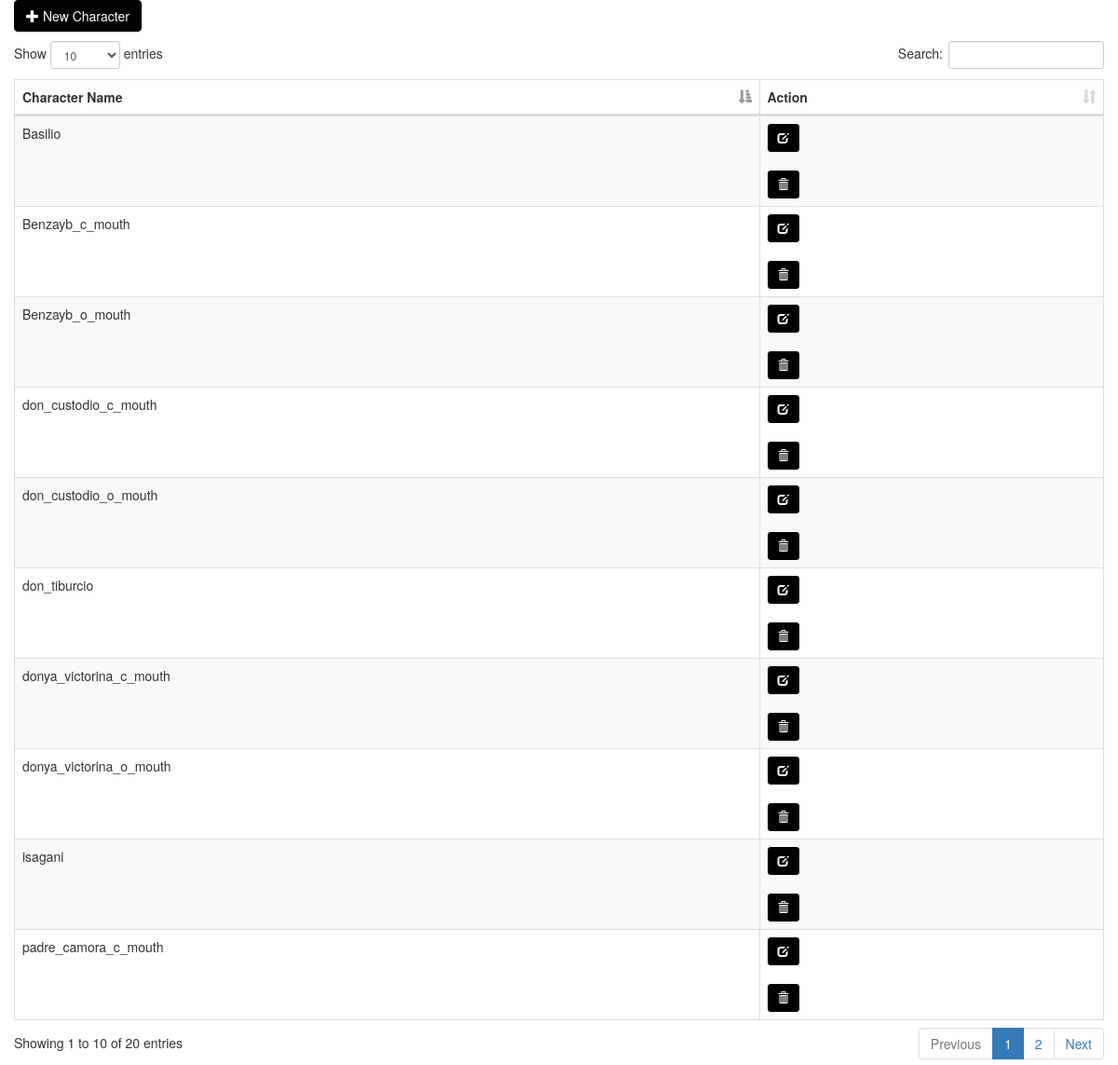
Screenshot of /ADMIN/characters/index.php with the database file from the repository.
### tables this page shows
CREATE TABLE `characters` (
  `cid` int(11) NOT NULL,
  `character_name` varchar(250) NOT NULL,
  `photo` text NOT NULL
);

### ADMIN/characters/index.php (the view, shortened to what this page needs)
<!DOCTYPE html>
<html>
<head>
	<link rel="stylesheet" type="text/css" href="bootstrap/css/bootstrap.min.css">
	<link rel="stylesheet" type="text/css" href="datatable/dataTable.bootstrap.min.css">
</head>
<body>
<div class="container">
	<div class="row">
		<div class="col-sm-12">
			<div class="row">
				<a href="#addnew" data-toggle="modal" class="btn btn-primary" style="background-color:black; border-color:black;"><span class="glyphicon glyphicon-plus"></span> New Character</a>
			</div>
			<div class="height10">
			</div>
			<div class="row">
				<table id="myTable" class="table table-bordered table-striped">
					<thead>
						<th>Character Name</th>
						<th>Action</th>
					</thead>
					<tbody>
						<?php
							include_once('../../connection/connection.php');
							$sql = "SELECT * FROM characters";
							$query = $conn->query($sql);
							while($row = $query->fetch_assoc()){
								echo
								"<tr>
									<td>".$row['character_name']."</td>
									<td>
										<a href='#edit_".$row['cid']."' class='btn btn-success btn-sm' style='background-color:black; border-color:black;' data-toggle='modal'><span class='glyphicon glyphicon-edit'></span></a>
										<br><br>
										<a href='#delete_".$row['cid']."' class='btn btn-danger btn-sm' style='background-color:black; border-color:black;' data-toggle='modal'><span class='glyphicon glyphicon-trash'></span> </a>
									</td>
								</tr>";
							}
						?>
					</tbody>
				</table>
			</div>
		</div>
	</div>
</div>
</body>
</html>

### ADMIN/characters/index.php (style rules this page uses)
.height10 { height:10px; }

### rows the page displays
characters: character_name "Basilio"
characters: character_name "Benzayb_c_mouth"
characters: character_name "Benzayb_o_mouth"
characters: character_name "don_custodio_c_mouth"
characters: character_name "don_custodio_o_mouth"
characters: character_name "don_tiburcio"
characters: character_name "donya_victorina_c_mouth"
characters: character_name "donya_victorina_o_mouth"
characters: character_name "isagani"
characters: character_name "padre_camora_c_mouth"
